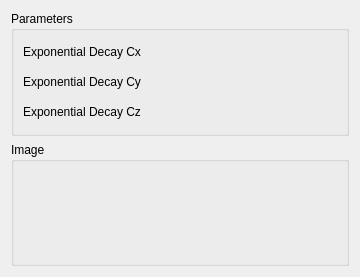
<?xml version="1.0" encoding="UTF-8"?>
<ui version="4.0">
 <class>WindLabGui::DlgDavenportCoherence</class>
 <widget class="QWidget" name="WindLabGui::DlgDavenportCoherence">
  <property name="geometry">
   <rect>
    <x>0</x>
    <y>0</y>
    <width>360</width>
    <height>277</height>
   </rect>
  </property>
  <property name="windowTitle">
   <string>Feature Parameters</string>
  </property>
  <property name="sizeGripEnabled" stdset="0">
   <bool>true</bool>
  </property>
  <layout class="QGridLayout" name="gridLayout">
   <item row="0" column="0">
    <widget class="QGroupBox" name="GroupBox5_3">
     <property name="title">
      <string>Parameters</string>
     </property>
     <layout class="QGridLayout" name="_3">
      <property name="leftMargin">
       <number>9</number>
      </property>
      <property name="topMargin">
       <number>9</number>
      </property>
      <property name="rightMargin">
       <number>9</number>
      </property>
      <property name="bottomMargin">
       <number>9</number>
      </property>
      <property name="spacing">
       <number>6</number>
      </property>
      <item row="3" column="0">
       <layout class="QHBoxLayout" name="horizontalLayout_3" stretch="0,0">
        <item>
         <widget class="QLabel" name="label_3">
          <property name="text">
           <string>Exponential Decay Cz</string>
          </property>
         </widget>
        </item>
        <item>
         <widget class="Gui::QuantitySpinBox" name="doubleSpinBox_ExponentialDecayCz" native="true">
          <property name="keyboardTracking" stdset="0">
           <bool>false</bool>
          </property>
         </widget>
        </item>
       </layout>
      </item>
      <item row="1" column="0">
       <layout class="QHBoxLayout" name="horizontalLayout" stretch="0,0">
        <item>
         <widget class="QLabel" name="label">
          <property name="text">
           <string>Exponential Decay Cx</string>
          </property>
         </widget>
        </item>
        <item>
         <widget class="Gui::QuantitySpinBox" name="doubleSpinBox_ExponentialDecayCx" native="true">
          <property name="keyboardTracking" stdset="0">
           <bool>false</bool>
          </property>
         </widget>
        </item>
       </layout>
      </item>
      <item row="2" column="0">
       <layout class="QHBoxLayout" name="horizontalLayout_6" stretch="0,0">
        <item>
         <widget class="QLabel" name="label_6">
          <property name="text">
           <string>Exponential Decay Cy</string>
          </property>
         </widget>
        </item>
        <item>
         <widget class="Gui::QuantitySpinBox" name="doubleSpinBox_ExponentialDecayCy" native="true">
          <property name="keyboardTracking" stdset="0">
           <bool>false</bool>
          </property>
          
         </widget>
        </item>
       </layout>
      </item>
     </layout>
    </widget>
   </item>
   <item row="1" column="0">
    <widget class="QGroupBox" name="GroupBox5_5">
     <property name="title">
      <string>Image</string>
     </property>
     <layout class="QGridLayout" name="_6">
      <property name="leftMargin">
       <number>9</number>
      </property>
      <property name="topMargin">
       <number>9</number>
      </property>
      <property name="rightMargin">
       <number>9</number>
      </property>
      <property name="bottomMargin">
       <number>9</number>
      </property>
      <property name="spacing">
       <number>6</number>
      </property>
      <item row="1" column="0">
       <layout class="QHBoxLayout" name="horizontalLayout_9" stretch="0">
        <item>
         <widget class="QLabel" name="label_Image">
          <property name="text">
           <string/>
          </property>
         </widget>
        </item>
       </layout>
      </item>
     </layout>
    </widget>
   </item>
  </layout>
 </widget>
 <customwidgets>
  <customwidget>
   <class>Gui::QuantitySpinBox</class>
   <extends>QWidget</extends>
   <header>Gui/QuantitySpinBox.h</header>
  </customwidget>
 </customwidgets>
 <resources/>
 <connections/>
</ui>
